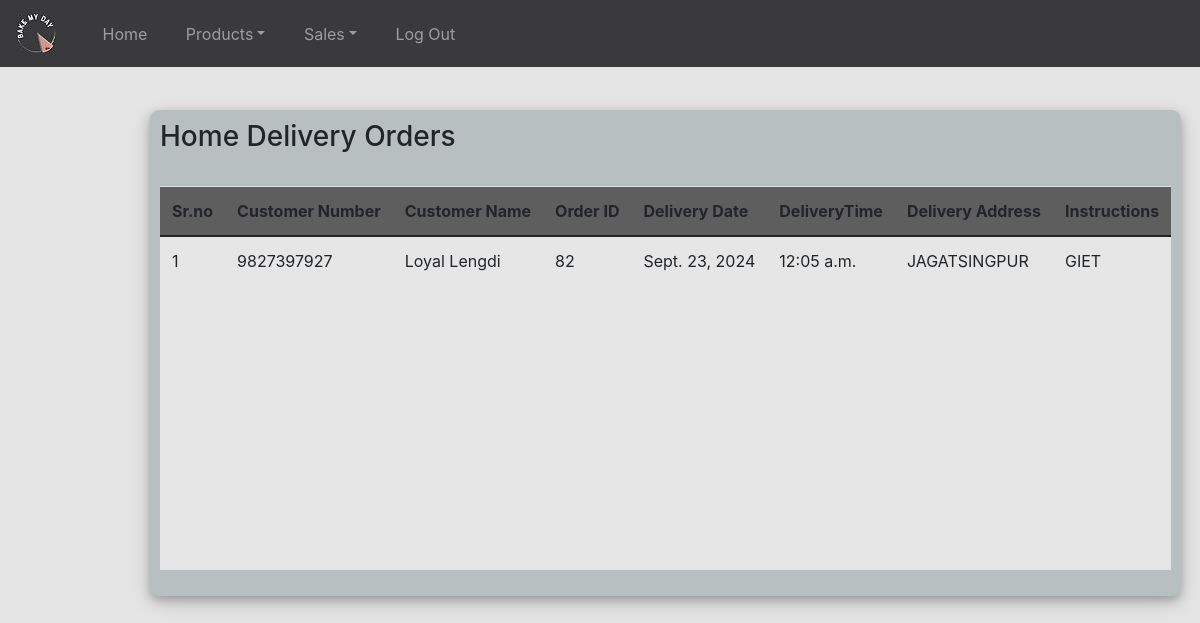
The app's page /bakerystore/view-home-delivery/ (signed in) with its own data.
### bakerystore/models.py (models this page shows, shortened)
class HomeDelivery(models.Model):
    hd_address = models.CharField(max_length=128)
    hd_date = models.DateField(auto_now=False, auto_now_add=False)
    hd_time = models.TimeField(auto_now=False, auto_now_add=False)
    hd_instruction = models.CharField(max_length=128)
    order = models.ForeignKey(Order,on_delete=CASCADE)

class Order(models.Model):
    DELIVERY_CHOICE = (
        ('pick-up','Pick Up'),
        ('home-delivery','Home Delivery'),
    )
    customer = models.ForeignKey(Customer,on_delete=CASCADE)
    order_amount=models.FloatField(default=0)
    order_date=models.DateField(auto_now_add=True)
    delivery_mode=models.CharField(max_length=128, choices= DELIVERY_CHOICE)
    feedback=models.CharField(max_length=128,default='NULL')

class Customer(models.Model):
    c_phone=models.CharField(max_length=20)
    c_fname = models.CharField(max_length=128)
    c_lname = models.CharField(max_length=128)
    c_address = models.CharField(max_length=256)
    created = models.DateField(auto_now_add=True)

### bakerystore/views.py (the view, shortened to what this page needs)
# urls.py: path('view-home-delivery/',view_home_delivery,name='view-home-delivery'),
@login_required(login_url='login')
def view_home_delivery(request):
    h = HomeDelivery.objects.all().order_by('-hd_date')
    context = {
        'h':h
    }
    return render(request,'view_homedelivery.html',context)

### templates/view_homedelivery.html (shortened to what this page needs)
<!DOCTYPE html>
<html lang="en">
<head>
    <link rel="stylesheet" href="https://use.fontawesome.com/releases/v5.6.1/css/all.css">
    <link href="https://cdn.jsdelivr.net/npm/bootstrap@5.0.1/dist/css/bootstrap.min.css" rel="stylesheet">
    <link rel="stylesheet" href="https://maxcdn.bootstrapcdn.com/bootstrap/4.5.2/css/bootstrap.min.css">
</head>
<body style="background: #E5E5E5;">
    {% include 'navbar.html' %}
    <div class="container h-100">
        <div class="d-flex justify-content-center h-100">
            <div class="user_card">
                <div class="d-flex justify-content-left">
                    <h3>Home Delivery Orders</h3>
                </div>
                <br>
                <div class="d-flex justify-content-left" style="height:400px;overflow:auto;">
                    <table class="container table table-striped">
                        <thead>
                        <tr style="background-color: rgb(95, 94, 94);">
                            <th>Sr.no</th>
                            <th>Customer Number</th>
                            <th>Customer Name</th>
                            <th>Order ID</th>
                            <th>Delivery Date</th>
                            <th>DeliveryTime</th>
                            <th>Delivery Address</th>
                            <th>Instructions</th>
                        </tr>
                    </thead>
                        <tbody style="background-color: white;">
                                {% for h in h %}
                                <tr>
                                    <td class="serial">{{ forloop.counter }}</td>
                                    <td>{{h.order.customer.c_phone}}</td>
                                    <td>{{h.order.customer.c_fname}} {{h.order.customer.c_lname}}</td>
                                    <td>{{h.order.id}}</td>
                                    <td>{{h.hd_date}}</td>
                                    <td>{{h.hd_time}}</td>
                                    <td>{{h.hd_address}}</td>
                                    <td>{{h.hd_instruction}}</td>
                                </tr>
                                {% endfor %}
                        </tbody>
                    </table>
                </div>
            </div>
        </div>
    </div>
</body>
</html>

### templates/view_homedelivery.html (style rules this page uses)
.user_card { position: absolute; width: fit-content; left: 150px; top: 110px; background: rgba(9, 40, 52, 0.2); border-radius: 20px; display: flex; justify-content: center; flex-direction: column; padding: 10px; box-shadow: 0 4px 8px 0 rgba(0, 0, 0, 0.2), 0 6px 20px 0 rgba(0, 0, 0, 0.19); -webkit-box-shadow: 0 4px 8px 0 rgba(0, 0, 0, 0.2), 0 6px 20px 0 rgba(0, 0, 0, 0.19); -moz-box-shadow: 0 4px 8px 0 rgba(0, 0, 0, 0.2), 0 6px 20px 0 rgba(0, 0, 0, 0.19); border-radius: 9px; }

### records on screen
HomeDelivery: order.customer.c_phone "9827397927", order.customer.c_fname "Loyal", order.customer.c_lname "Lengdi", order.id "82", hd_date "Sept. 23, 2024", hd_time "12:05 a.m.", hd_address "JAGATSINGPUR", hd_instruction "GIET"
